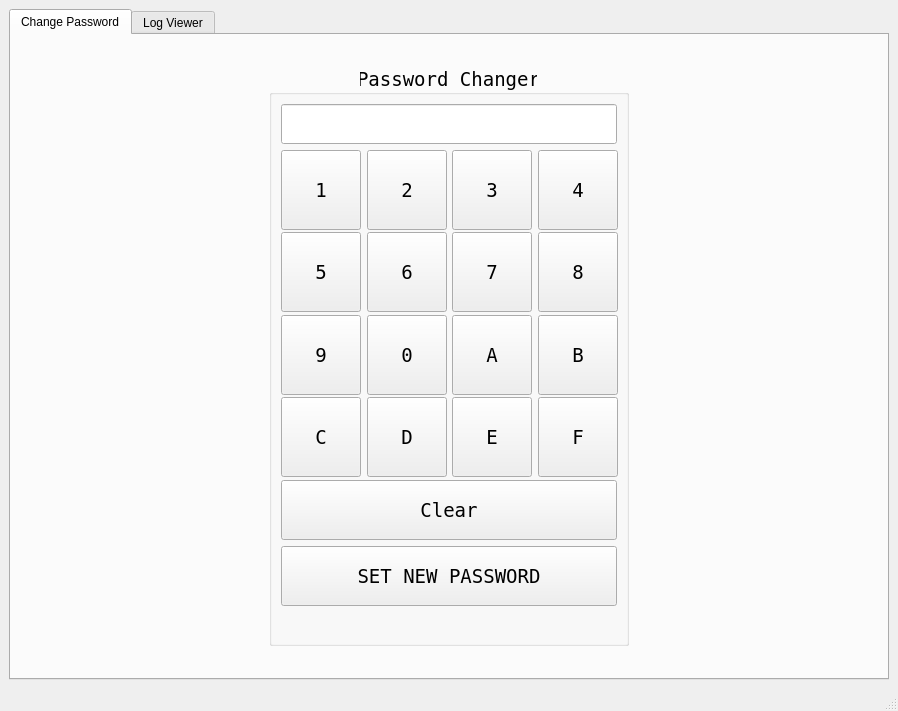
<?xml version="1.0" encoding="UTF-8"?>
<ui version="4.0">
 <class>AdminPanel</class>
 <widget class="QMainWindow" name="AdminPanel">
  <property name="geometry">
   <rect>
    <x>0</x>
    <y>0</y>
    <width>898</width>
    <height>711</height>
   </rect>
  </property>
  <property name="windowTitle">
   <string>Administration Panel</string>
  </property>
  <widget class="QWidget" name="centralwidget">
   <layout class="QVBoxLayout" name="verticalLayout_2">
    <item>
     <widget class="QTabWidget" name="tabWidget">
      <property name="currentIndex">
       <number>0</number>
      </property>
      <property name="movable">
       <bool>true</bool>
      </property>
      <widget class="QWidget" name="passTab">
       <attribute name="title">
        <string>Change Password</string>
       </attribute>
       <layout class="QHBoxLayout" name="horizontalLayout_5">
        <item>
         <spacer name="horizontalSpacer">
          <property name="orientation">
           <enum>Qt::Horizontal</enum>
          </property>
          <property name="sizeHint" stdset="0">
           <size>
            <width>239</width>
            <height>20</height>
           </size>
          </property>
         </spacer>
        </item>
        <item>
         <widget class="QGroupBox" name="groupBox">
          <property name="minimumSize">
           <size>
            <width>360</width>
            <height>550</height>
           </size>
          </property>
          <property name="maximumSize">
           <size>
            <width>360</width>
            <height>580</height>
           </size>
          </property>
          <property name="font">
           <font>
            <family>Terminal</family>
            <pointsize>14</pointsize>
           </font>
          </property>
          <property name="title">
           <string>Password Changer</string>
          </property>
          <property name="alignment">
           <set>Qt::AlignCenter</set>
          </property>
          <layout class="QVBoxLayout" name="verticalLayout">
           <item>
            <widget class="QLineEdit" name="buffEdit">
             <property name="minimumSize">
              <size>
               <width>0</width>
               <height>40</height>
              </size>
             </property>
             <property name="font">
              <font>
               <family>Terminal</family>
               <pointsize>14</pointsize>
              </font>
             </property>
            </widget>
           </item>
           <item>
            <layout class="QHBoxLayout" name="horizontalLayout">
             <item>
              <widget class="QPushButton" name="b1">
               <property name="minimumSize">
                <size>
                 <width>80</width>
                 <height>80</height>
                </size>
               </property>
               <property name="maximumSize">
                <size>
                 <width>80</width>
                 <height>80</height>
                </size>
               </property>
               <property name="font">
                <font>
                 <family>Terminal</family>
                 <pointsize>14</pointsize>
                </font>
               </property>
               <property name="text">
                <string>1</string>
               </property>
              </widget>
             </item>
             <item>
              <widget class="QPushButton" name="b2">
               <property name="minimumSize">
                <size>
                 <width>80</width>
                 <height>80</height>
                </size>
               </property>
               <property name="maximumSize">
                <size>
                 <width>80</width>
                 <height>80</height>
                </size>
               </property>
               <property name="font">
                <font>
                 <family>Terminal</family>
                 <pointsize>14</pointsize>
                </font>
               </property>
               <property name="text">
                <string>2</string>
               </property>
              </widget>
             </item>
             <item>
              <widget class="QPushButton" name="b3">
               <property name="minimumSize">
                <size>
                 <width>80</width>
                 <height>80</height>
                </size>
               </property>
               <property name="maximumSize">
                <size>
                 <width>80</width>
                 <height>80</height>
                </size>
               </property>
               <property name="font">
                <font>
                 <family>Terminal</family>
                 <pointsize>14</pointsize>
                </font>
               </property>
               <property name="text">
                <string>3</string>
               </property>
              </widget>
             </item>
             <item>
              <widget class="QPushButton" name="b4">
               <property name="minimumSize">
                <size>
                 <width>80</width>
                 <height>80</height>
                </size>
               </property>
               <property name="maximumSize">
                <size>
                 <width>80</width>
                 <height>80</height>
                </size>
               </property>
               <property name="font">
                <font>
                 <family>Terminal</family>
                 <pointsize>14</pointsize>
                </font>
               </property>
               <property name="text">
                <string>4</string>
               </property>
              </widget>
             </item>
            </layout>
           </item>
           <item>
            <layout class="QHBoxLayout" name="horizontalLayout_2">
             <item>
              <widget class="QPushButton" name="b5">
               <property name="minimumSize">
                <size>
                 <width>80</width>
                 <height>80</height>
                </size>
               </property>
               <property name="maximumSize">
                <size>
                 <width>80</width>
                 <height>80</height>
                </size>
               </property>
               <property name="font">
                <font>
                 <family>Terminal</family>
                 <pointsize>14</pointsize>
                </font>
               </property>
               <property name="text">
                <string>5</string>
               </property>
              </widget>
             </item>
             <item>
              <widget class="QPushButton" name="b6">
               <property name="minimumSize">
                <size>
                 <width>80</width>
                 <height>80</height>
                </size>
               </property>
               <property name="maximumSize">
                <size>
                 <width>80</width>
                 <height>80</height>
                </size>
               </property>
               <property name="font">
                <font>
                 <family>Terminal</family>
                 <pointsize>14</pointsize>
                </font>
               </property>
               <property name="text">
                <string>6</string>
               </property>
              </widget>
             </item>
             <item>
              <widget class="QPushButton" name="b7">
               <property name="minimumSize">
                <size>
                 <width>80</width>
                 <height>80</height>
                </size>
               </property>
               <property name="maximumSize">
                <size>
                 <width>80</width>
                 <height>80</height>
                </size>
               </property>
               <property name="font">
                <font>
                 <family>Terminal</family>
                 <pointsize>14</pointsize>
                </font>
               </property>
               <property name="text">
                <string>7</string>
               </property>
              </widget>
             </item>
             <item>
              <widget class="QPushButton" name="b8">
               <property name="minimumSize">
                <size>
                 <width>80</width>
                 <height>80</height>
                </size>
               </property>
               <property name="maximumSize">
                <size>
                 <width>80</width>
                 <height>80</height>
                </size>
               </property>
               <property name="font">
                <font>
                 <family>Terminal</family>
                 <pointsize>14</pointsize>
                </font>
               </property>
               <property name="text">
                <string>8</string>
               </property>
              </widget>
             </item>
            </layout>
           </item>
           <item>
            <layout class="QHBoxLayout" name="horizontalLayout_3">
             <item>
              <widget class="QPushButton" name="b9">
               <property name="minimumSize">
                <size>
                 <width>80</width>
                 <height>80</height>
                </size>
               </property>
               <property name="maximumSize">
                <size>
                 <width>80</width>
                 <height>80</height>
                </size>
               </property>
               <property name="font">
                <font>
                 <family>Terminal</family>
                 <pointsize>14</pointsize>
                </font>
               </property>
               <property name="text">
                <string>9</string>
               </property>
              </widget>
             </item>
             <item>
              <widget class="QPushButton" name="b0">
               <property name="minimumSize">
                <size>
                 <width>80</width>
                 <height>80</height>
                </size>
               </property>
               <property name="maximumSize">
                <size>
                 <width>80</width>
                 <height>80</height>
                </size>
               </property>
               <property name="font">
                <font>
                 <family>Terminal</family>
                 <pointsize>14</pointsize>
                </font>
               </property>
               <property name="text">
                <string>0</string>
               </property>
              </widget>
             </item>
             <item>
              <widget class="QPushButton" name="bA">
               <property name="minimumSize">
                <size>
                 <width>80</width>
                 <height>80</height>
                </size>
               </property>
               <property name="maximumSize">
                <size>
                 <width>80</width>
                 <height>80</height>
                </size>
               </property>
               <property name="font">
                <font>
                 <family>Terminal</family>
                 <pointsize>14</pointsize>
                </font>
               </property>
               <property name="text">
                <string>A</string>
               </property>
              </widget>
             </item>
             <item>
              <widget class="QPushButton" name="bB">
               <property name="minimumSize">
                <size>
                 <width>80</width>
                 <height>80</height>
                </size>
               </property>
               <property name="maximumSize">
                <size>
                 <width>80</width>
                 <height>80</height>
                </size>
               </property>
               <property name="font">
                <font>
                 <family>Terminal</family>
                 <pointsize>14</pointsize>
                </font>
               </property>
               <property name="text">
                <string>B</string>
               </property>
              </widget>
             </item>
            </layout>
           </item>
           <item>
            <layout class="QHBoxLayout" name="horizontalLayout_4">
             <item>
              <widget class="QPushButton" name="bC">
               <property name="minimumSize">
                <size>
                 <width>80</width>
                 <height>80</height>
                </size>
               </property>
               <property name="maximumSize">
                <size>
                 <width>80</width>
                 <height>80</height>
                </size>
               </property>
               <property name="font">
                <font>
                 <family>Terminal</family>
                 <pointsize>14</pointsize>
                </font>
               </property>
               <property name="text">
                <string>C</string>
               </property>
              </widget>
             </item>
             <item>
              <widget class="QPushButton" name="bD">
               <property name="minimumSize">
                <size>
                 <width>80</width>
                 <height>80</height>
                </size>
               </property>
               <property name="maximumSize">
                <size>
                 <width>80</width>
                 <height>80</height>
                </size>
               </property>
               <property name="font">
                <font>
                 <family>Terminal</family>
                 <pointsize>14</pointsize>
                </font>
               </property>
               <property name="text">
                <string>D</string>
               </property>
              </widget>
             </item>
             <item>
              <widget class="QPushButton" name="bE">
               <property name="minimumSize">
                <size>
                 <width>80</width>
                 <height>80</height>
                </size>
               </property>
               <property name="maximumSize">
                <size>
                 <width>80</width>
                 <height>80</height>
                </size>
               </property>
               <property name="font">
                <font>
                 <family>Terminal</family>
                 <pointsize>14</pointsize>
                </font>
               </property>
               <property name="text">
                <string>E</string>
               </property>
              </widget>
             </item>
             <item>
              <widget class="QPushButton" name="bE_2">
               <property name="minimumSize">
                <size>
                 <width>80</width>
                 <height>80</height>
                </size>
               </property>
               <property name="maximumSize">
                <size>
                 <width>80</width>
                 <height>80</height>
                </size>
               </property>
               <property name="font">
                <font>
                 <family>Terminal</family>
                 <pointsize>14</pointsize>
                </font>
               </property>
               <property name="text">
                <string>F</string>
               </property>
              </widget>
             </item>
            </layout>
           </item>
           <item>
            <widget class="QPushButton" name="clearButton">
             <property name="minimumSize">
              <size>
               <width>0</width>
               <height>60</height>
              </size>
             </property>
             <property name="text">
              <string>Clear</string>
             </property>
            </widget>
           </item>
           <item>
            <widget class="QPushButton" name="setPasswordButton">
             <property name="minimumSize">
              <size>
               <width>0</width>
               <height>60</height>
              </size>
             </property>
             <property name="font">
              <font>
               <family>Terminal</family>
               <pointsize>14</pointsize>
              </font>
             </property>
             <property name="text">
              <string>SET NEW PASSWORD</string>
             </property>
            </widget>
           </item>
           <item>
            <widget class="QLabel" name="infoLabel">
             <property name="text">
              <string/>
             </property>
             <property name="alignment">
              <set>Qt::AlignCenter</set>
             </property>
            </widget>
           </item>
          </layout>
         </widget>
        </item>
        <item>
         <spacer name="horizontalSpacer_2">
          <property name="orientation">
           <enum>Qt::Horizontal</enum>
          </property>
          <property name="sizeHint" stdset="0">
           <size>
            <width>239</width>
            <height>20</height>
           </size>
          </property>
         </spacer>
        </item>
       </layout>
      </widget>
      <widget class="QWidget" name="logTab">
       <attribute name="title">
        <string>Log Viewer</string>
       </attribute>
       <layout class="QVBoxLayout" name="verticalLayout_3">
        <item>
         <layout class="QHBoxLayout" name="horizontalLayout_6">
          <item>
           <widget class="QCalendarWidget" name="calendarWidget">
            <property name="font">
             <font>
              <pointsize>20</pointsize>
             </font>
            </property>
            <property name="gridVisible">
             <bool>true</bool>
            </property>
           </widget>
          </item>
          <item>
           <widget class="QTableWidget" name="tableWidget">
            <property name="minimumSize">
             <size>
              <width>200</width>
              <height>260</height>
             </size>
            </property>
            <property name="maximumSize">
             <size>
              <width>250</width>
              <height>16777215</height>
             </size>
            </property>
            <property name="font">
             <font>
              <pointsize>14</pointsize>
             </font>
            </property>
           </widget>
          </item>
         </layout>
        </item>
        <item>
         <spacer name="verticalSpacer">
          <property name="orientation">
           <enum>Qt::Vertical</enum>
          </property>
          <property name="sizeHint" stdset="0">
           <size>
            <width>20</width>
            <height>45</height>
           </size>
          </property>
         </spacer>
        </item>
        <item>
         <widget class="QTextBrowser" name="textBrowser"/>
        </item>
       </layout>
      </widget>
     </widget>
    </item>
   </layout>
  </widget>
  <widget class="QMenuBar" name="menubar">
   <property name="geometry">
    <rect>
     <x>0</x>
     <y>0</y>
     <width>898</width>
     <height>21</height>
    </rect>
   </property>
  </widget>
  <widget class="QStatusBar" name="statusbar"/>
 </widget>
 <resources/>
 <connections/>
</ui>
